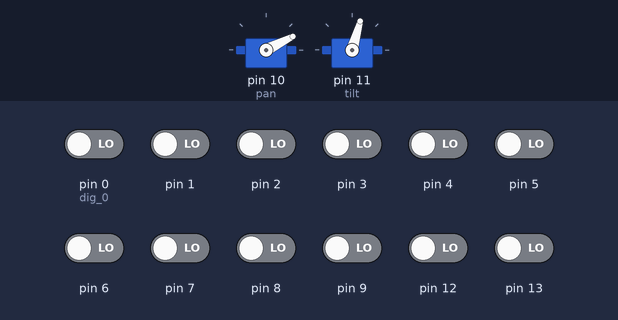
Recording of a sketch running on a simulated Arduino Uno, built with avr-gcc and run on an emulated ATmega328P. On the bench: 2 × servo. The inputs (shaded band) are chosen by the test bench; at power-on: pin 0 (dig_0), pin 1–9, pin 12, pin 13 LOW.

Above: at 1.2 s.
1.3 s: pin 4 driven HIGH
At 2.5 s:
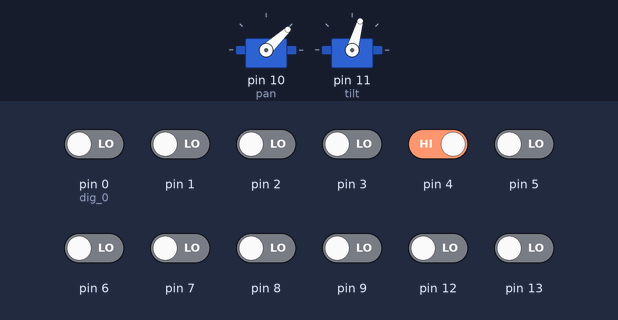
2.8 s: pin 5 driven HIGH
At 3.7 s:
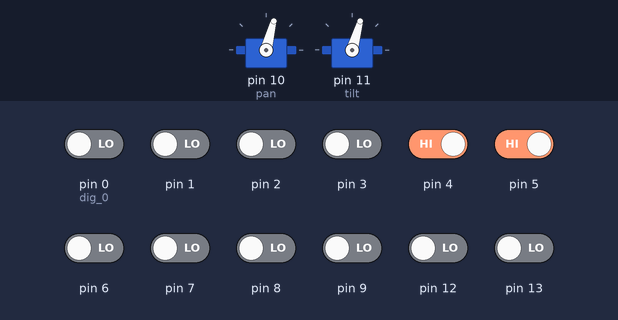
4.3 s: pin 3 driven HIGH
At 4.8 s:
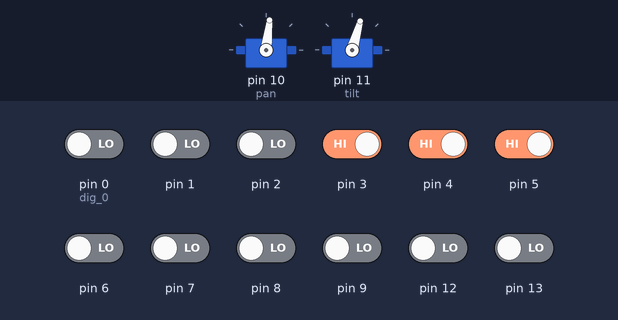
5.8 s: pin 6 driven HIGH
At 7.0 s:
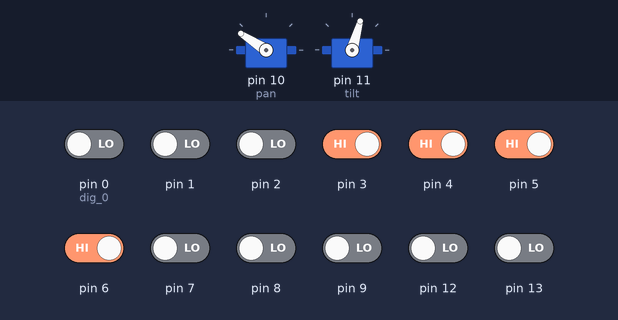
7.3 s: pin 12 driven HIGH
At 8.3 s:
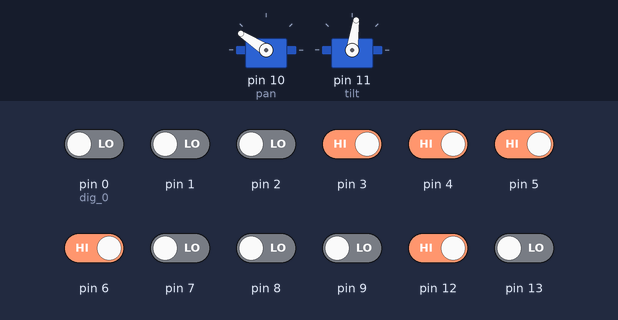
8.8 s: pin 3 driven LOW
At 9.5 s:
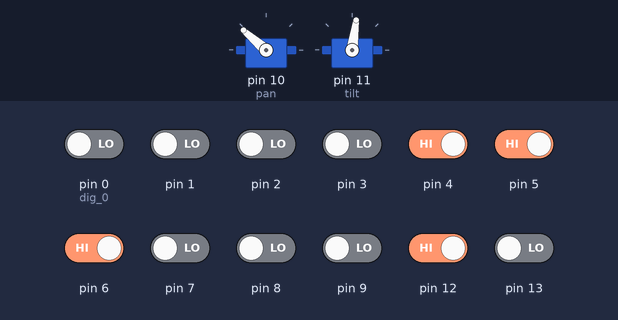
Timing chart, 0 to 11.3 s (numbered marks = the images above; inputs shaded):
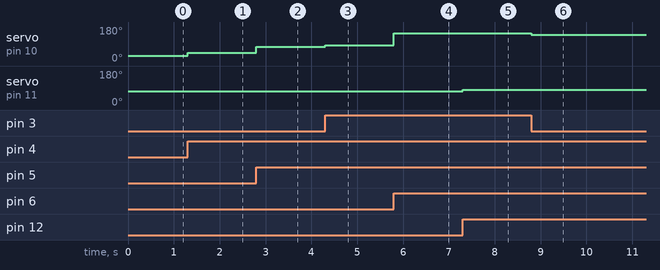

The sketch:

Kao_Light_Test.ino
```cpp
#include <Servo.h>
//create the variables to store the digital output values
int dig_0 = 0;
int dig_1 = 0;
int dig_2 = 0;
int dig_3 = 0;
int dig_4 = 0;
int dig_5 = 0;
int dig_6 = 0;
int dig_7 = 0;
int dig_8 = 0;
int dig_9 = 0;
int dig_12 = 0;
int dig_13 = 0;

int pan_angle = 27; // variable to store the pan servo position (goes between 27-154 degrees)
int tilt_angle = 74; // variable to store the tilt servo position (goes between 74-105 degrees)

Servo pan; //create servo object to control the pan servo
Servo tilt; //create servo object to control the tilt servo

void setup() {
  //set digial pins 0-9 and 12-13 to input
  pinMode(0, INPUT);
  pinMode(1, INPUT);
  pinMode(2, INPUT);
  pinMode(3, INPUT);
  pinMode(4, INPUT);
  pinMode(5, INPUT);
  pinMode(6, INPUT);
  pinMode(7, INPUT);
  pinMode(8, INPUT);
  pinMode(9, INPUT);
  pinMode(12, INPUT);
  pinMode(13, INPUT);

  pan.attach(10); // attaches the pan servo on pin 10 to the servo object
  tilt.attach(11);  // attaches the titl servo on pin 11 to the servo object
}

void loop() {
  //Read from all of the digital inputs
  dig_0 = digitalRead(0);
  dig_1 = digitalRead(1);
  dig_2 = digitalRead(2);
  dig_3 = digitalRead(3);
  dig_4 = digitalRead(4);
  dig_5 = digitalRead(5);
  dig_6 = digitalRead(6);
  dig_7 = digitalRead(7);
  dig_8 = digitalRead(8);
  dig_9 = digitalRead(9);
  dig_12 = digitalRead(12);
  dig_13 = digitalRead(13);

  //convert the digital inputs to pan and tilt angles
  pan_angle = 27 + dig_0 + dig_1 * 2 + dig_2 * 4 + dig_3 * 8 + dig_4 * 16 + dig_5 * 32 + dig_6 * 64;
  tilt_angle = 74 + dig_7 + dig_8 * 2 + dig_9 * 4 + dig_12 * 8 + dig_13 * 16;

  //command the servos to their approviate angles
  pan.write(pan_angle);
  tilt.write(tilt_angle);
}
```

Measured:
- after the input at 1.3 s, servo on pin 10 (pan): 27° → 43° at once
- after the input at 2.8 s, servo on pin 10 (pan): 43° → 75° at once
- after the input at 4.3 s, servo on pin 10 (pan): 75° → 83° at once
- after the input at 5.8 s, servo on pin 10 (pan): 83° → 147° at once
- after the input at 7.3 s, servo on pin 11 (tilt): 74° → 82° at once
- after the input at 8.8 s, servo on pin 10 (pan): 147° → 139° at once
